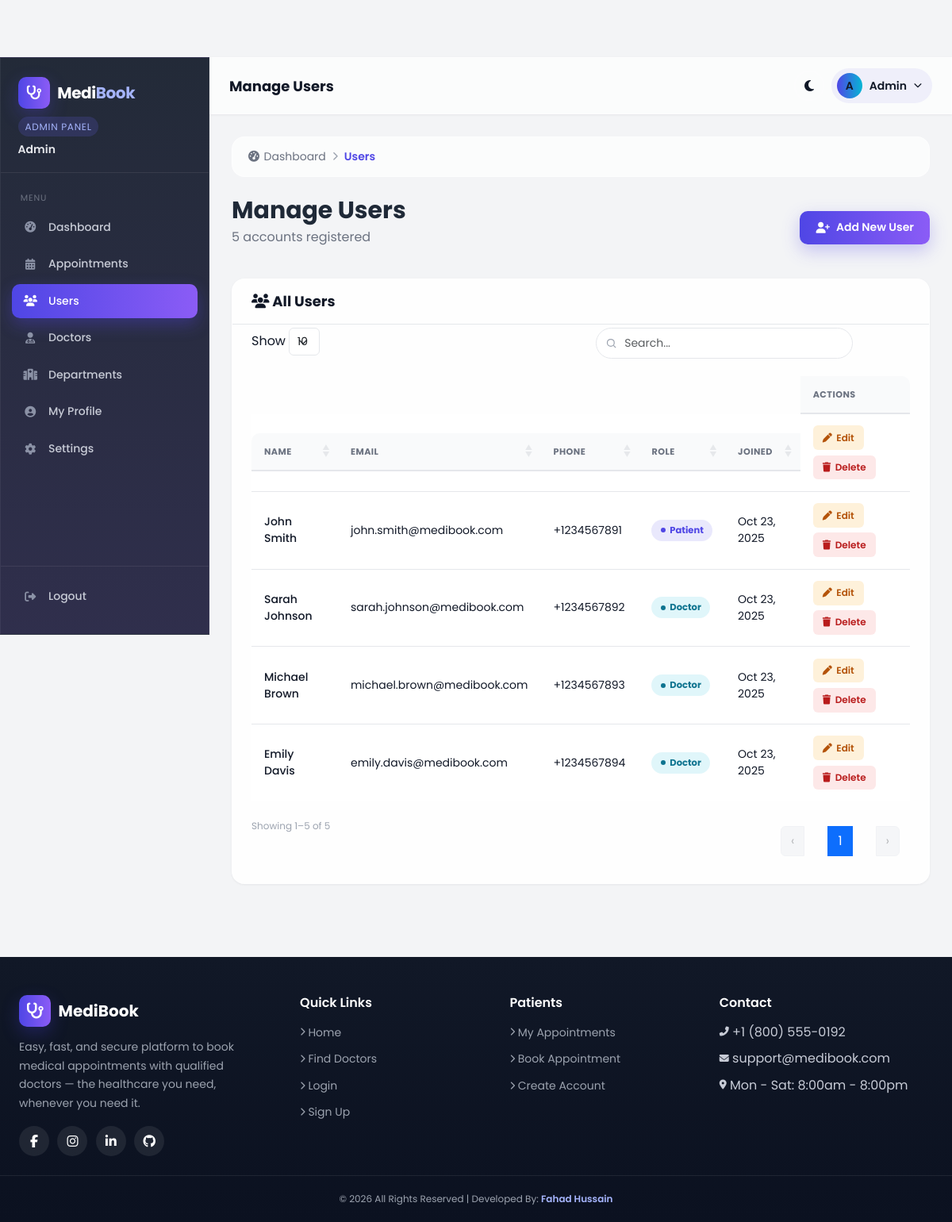
The page /admin/users.php (signed in) on the database its author committed.
### tables this page shows
CREATE TABLE `users` (
  `id` int(11) NOT NULL,
  `first_name` varchar(50) NOT NULL,
  `last_name` varchar(50) NOT NULL,
  `email` varchar(100) NOT NULL,
  `password` varchar(255) NOT NULL,
  `phone` varchar(20) DEFAULT NULL,
  `date_of_birth` date DEFAULT NULL,
  `address` text DEFAULT NULL,
  `role` enum('patient','admin','doctor') DEFAULT 'patient',
  `created_at` timestamp NOT NULL DEFAULT current_timestamp(),
  `updated_at` timestamp NOT NULL DEFAULT current_timestamp() ON UPDATE current_timestamp()
);

### includes/auth.php (called while the page is built, shortened)
<?php
class Auth {
    private $pdo;
    public function __construct($pdo) {
        $this->pdo = $pdo;
    }
    public function getAllUsers() {
        $stmt = $this->pdo->prepare("SELECT * FROM users ORDER BY created_at DESC");
        $stmt->execute();
        return $stmt->fetchAll(PDO::FETCH_ASSOC);
    }
}
?>

### admin/users.php (the view, shortened to what this page needs)
<?php
require_once '../includes/config.php';
require_once '../includes/auth.php';
$auth = new Auth($pdo);
$users = $auth->getAllUsers();
?>
<?php
require '../includes/dash_header.php';
?>
            <div class="crud-toolbar">
                <div>
                    <h1 class="text-3xl font-bold text-gray-800">Manage Users</h1>
                    <p class="text-gray-500" style="margin-top:.25rem;"><?php echo count($users); ?> account<?php echo count($users) == 1 ? '' : 's'; ?> registered</p>
                </div>
                <button type="button" class="crud-add-btn" data-bs-toggle="modal" data-bs-target="#addUserModal">
                    <i class="fas fa-user-plus"></i> Add New User
                </button>
            </div>
            <div class="crud-table-card">
                <div class="crud-table-header">
                    <h2><i class="fas fa-users"></i> All Users</h2>
                </div>
                <div class="crud-table-scroll">
                    <table class="mb-datatable table align-middle w-100">
                        <thead>
                            <tr>
                                <th>Name</th>
                                <th>Email</th>
                                <th>Phone</th>
                                <th>Role</th>
                                <th>Joined</th>
                                <th class="no-sort">Actions</th>
                            </tr>
                        </thead>
                        <tbody>
                            <?php foreach ($users as $user): ?>
                            <tr>
                                <td class="font-medium"><?php echo htmlspecialchars($user['first_name'] . ' ' . $user['last_name']); ?></td>
                                <td><?php echo htmlspecialchars($user['email']); ?></td>
                                <td><?php echo htmlspecialchars($user['phone'] ?: 'N/A'); ?></td>
                                <td>
                                    <span class="crud-badge crud-badge-<?php echo $user['role']; ?>">
                                        <?php echo ucfirst($user['role']); ?>
                                    </span>
                                </td>
                                <td><?php echo date('M j, Y', strtotime($user['created_at'])); ?></td>
                                <td>
                                    <div class="crud-actions">
                                        <button type="button" class="crud-act-btn crud-act-edit"
                                                data-edit-trigger="#editUserModal"
                                                data-field-id="<?php echo $user['id']; ?>"
                                                data-field-first_name="<?php echo htmlspecialchars($user['first_name'], ENT_QUOTES); ?>"
                                                data-field-last_name="<?php echo htmlspecialchars($user['last_name'], ENT_QUOTES); ?>"
                                                data-field-email="<?php echo htmlspecialchars($user['email'], ENT_QUOTES); ?>"
                                                data-field-phone="<?php echo htmlspecialchars($user['phone'], ENT_QUOTES); ?>"
                                                data-field-date_of_birth="<?php echo htmlspecialchars($user['date_of_birth']); ?>"
                                                data-field-address="<?php echo htmlspecialchars($user['address'], ENT_QUOTES); ?>"
                                                data-field-role="<?php echo $user['role']; ?>">
                                            <i class="fas fa-pen"></i> Edit
                                        </button>
                                        <button type="button" class="crud-act-btn crud-act-delete"
                                                data-delete-trigger="#deleteUserModal"
                                                data-delete-href="?delete=<?php echo $user['id']; ?>"
                                                data-delete-label="<?php echo htmlspecialchars($user['first_name'] . ' ' . $user['last_name'], ENT_QUOTES); ?>">
                                            <i class="fas fa-trash"></i> Delete
                                        </button>
                                    </div>
                                </td>
                            </tr>
                            <?php endforeach; ?>
                        </tbody>
                    </table>
                </div>
            </div>
<?php require '../includes/dash_footer.php'; ?>

### assets/css/variables.css (style rules this page uses)
:root { --color-primary: #4F46E5; --color-primary-rgb: 79, 70, 229; --color-secondary: #06B6D4; --color-secondary-rgb: 6, 182, 212; --color-success: #10B981; --color-success-rgb: 16, 185, 129; --color-warning: #F59E0B; --color-warning-rgb: 245, 158, 11; --color-danger: #EF4444; --color-danger-rgb: 239, 68, 68; --color-purple: #8B5CF6; --color-purple-rgb: 139, 92, 246; --color-pink: #EC4899; --color-pink-rgb: 236, 72, 153; --color-orange: #F97316; --color-orange-rgb: 249, 115, 22; --color-bg: #F5F7FB; --color-surface: #FFFFFF; --color-border: #E5E7EB; --color-text: #111827; --color-text-muted: #6B7280; --color-text-soft: #9CA3AF; --color-primary-tint: rgba(var(--color-primary-rgb), .12); --color-secondary-tint: rgba(var(--color-secondary-rgb), .12); --color-success-tint: rgba(var(--color-success-rgb), .12); --color-warning-tint: rgba(var(--color-warning-rgb), .14); --color-danger-tint: rgba(var(--color-danger-rgb), .12); --color-purple-tint: rgba(var(--color-purple-rgb), .12); --color-pink-tint: rgba(var(--color-pink-rgb), .12); --color-orange-tint: rgba(var(--color-orange-rgb), .12); --gradient-primary: linear-gradient(90deg, var(--color-primary), var(--color-purple)); --gradient-cool: linear-gradient(90deg, var(--color-primary), var(--color-secondary)); --gradient-warm: linear-gradient(90deg, var(--color-pink), var(--color-orange)); --font-base: 'Poppins', -apple-system, BlinkMacSystemFont, 'Segoe UI', sans-serif; --fs-xs: .75rem; --fs-sm: .875rem; --fs-base: 1rem; --fs-lg: 1.125rem; --fs-xl: 1.25rem; --fs-2xl: 1.5rem; --fs-3xl: 1.875rem; --fs-4xl: 2.25rem; --space-1: 0.25rem; --space-2: 0.5rem; --space-3: 0.75rem; --space-4: 1rem; --space-5: 1.5rem; --space-6: 2rem; --space-8: 3rem; --radius-sm: 6px; --radius-md: 10px; --radius-lg: 16px; --radius-xl: 22px; --radius-pill: 999px; --shadow-sm: 0 1px 3px rgba(17, 24, 39, .06); --shadow-md: 0 6px 20px rgba(17, 24, 39, .08); --shadow-lg: 0 14px 34px rgba(17, 24, 39, .12); --shadow-primary: 0 8px 22px rgba(var(--color-primary-rgb), .28); --transition-fast: 150ms ease; --transition-base: 220ms ease; --transition-slow: 400ms ease; }

### assets/css/custom.css (style rules this page uses)
body { font-family: var(--font-base); color: var(--color-text); }
h1, h2, h3, h4, h5, h6 { font-family: var(--font-base); font-weight: 600; }
* { scrollbar-width: thin; scrollbar-color: rgba(var(--color-primary-rgb), .35) var(--color-bg); }
.table { --bs-table-border-color: var(--color-border); }
.table thead th { font-size: var(--fs-xs); text-transform: uppercase; letter-spacing: .04em; color: var(--color-text-muted); font-weight: 600; border-bottom-width: 1px; background: var(--color-bg); }
html { scroll-behavior: smooth; }
body { animation: fadeIn .35s ease both; }
.table-responsive, .crud-table-scroll { max-width: 100%; }
.crud-table-card { transition: box-shadow var(--transition-base); }
.crud-table-card:not(.db-fade-in), .db-panel:not(.db-fade-in) { animation: fadeInUp var(--transition-slow) ease both; }

### assets/css/layout.css (style rules this page uses)
body { padding-top: 108px; }
body.mb-dash-body { padding-top: 72px; }

### rows shown on the page
users: first_name+last_name "John Smith", email "john.smith@medibook.com", phone "+1234567891", role "Patient", created_at "Oct 23, 2025"
users: first_name+last_name "Sarah Johnson", email "sarah.johnson@medibook.com", phone "+1234567892", role "Doctor", created_at "Oct 23, 2025"
users: first_name+last_name "Michael Brown", email "michael.brown@medibook.com", phone "+1234567893", role "Doctor", created_at "Oct 23, 2025"
users: first_name+last_name "Emily Davis", email "emily.davis@medibook.com", phone "+1234567894", role "Doctor", created_at "Oct 23, 2025"

### other values the page prints
$roleLabel "ADMIN PANEL"
$_SESSION['first_name'] "Admin"
$item['label'] "Dashboard"
$item['label'] "Appointments"
$item['label'] "Users"
$item['label'] "Doctors"
$item['label'] "Departments"
$item['label'] "My Profile"
$item['label'] "Settings"
$pageTitle "Manage Users"
substr($_SESSION['first_name'] ?? 'U', 0, 1) "A"
$bc['label'] "Dashboard"
$bc['label'] "Users"
count($users) "5"
